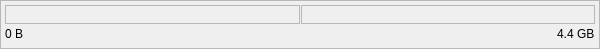
<?xml version="1.0" encoding="UTF-8"?>
<ui version="4.0">
 <class>SizeWidget</class>
 <widget class="QWidget" name="SizeWidget">
  <property name="geometry">
   <rect>
    <x>0</x>
    <y>0</y>
    <width>600</width>
    <height>49</height>
   </rect>
  </property>
  <property name="windowTitle">
   <string>Size Widget</string>
  </property>
  <layout class="QVBoxLayout">
   <property name="spacing">
    <number>-1</number>
   </property>
   <property name="margin">
    <number>0</number>
   </property>
   <item>
    <widget class="QFrame" name="mainFrame">
     <property name="sizePolicy">
      <sizepolicy hsizetype="Expanding" vsizetype="Minimum">
       <horstretch>0</horstretch>
       <verstretch>0</verstretch>
      </sizepolicy>
     </property>
     <property name="frameShape">
      <enum>QFrame::StyledPanel</enum>
     </property>
     <property name="frameShadow">
      <enum>QFrame::Raised</enum>
     </property>
     <layout class="QVBoxLayout">
      <property name="spacing">
       <number>0</number>
      </property>
      <property name="margin">
       <number>4</number>
      </property>
      <item>
       <widget class="QSplitter" name="sizeSplitter">
        <property name="enabled">
         <bool>false</bool>
        </property>
        <property name="minimumSize">
         <size>
          <width>0</width>
          <height>15</height>
         </size>
        </property>
        <property name="orientation">
         <enum>Qt::Horizontal</enum>
        </property>
        <property name="handleWidth">
         <number>1</number>
        </property>
        <widget class="QFrame" name="sizeTaken">
         <property name="sizePolicy">
          <sizepolicy hsizetype="Preferred" vsizetype="Expanding">
           <horstretch>0</horstretch>
           <verstretch>0</verstretch>
          </sizepolicy>
         </property>
         <property name="minimumSize">
          <size>
           <width>0</width>
           <height>15</height>
          </size>
         </property>
         <property name="frameShape">
          <enum>QFrame::StyledPanel</enum>
         </property>
         <property name="frameShadow">
          <enum>QFrame::Sunken</enum>
         </property>
        </widget>
        <widget class="QFrame" name="sizeLeft">
         <property name="sizePolicy">
          <sizepolicy hsizetype="Preferred" vsizetype="Expanding">
           <horstretch>0</horstretch>
           <verstretch>0</verstretch>
          </sizepolicy>
         </property>
         <property name="minimumSize">
          <size>
           <width>0</width>
           <height>15</height>
          </size>
         </property>
         <property name="frameShape">
          <enum>QFrame::StyledPanel</enum>
         </property>
         <property name="frameShadow">
          <enum>QFrame::Sunken</enum>
         </property>
        </widget>
       </widget>
      </item>
      <item>
       <layout class="QHBoxLayout">
        <property name="spacing">
         <number>6</number>
        </property>
        <property name="margin">
         <number>0</number>
        </property>
        <item>
         <widget class="QLabel" name="sizeTakenLabel">
          <property name="sizePolicy">
           <sizepolicy hsizetype="Minimum" vsizetype="Minimum">
            <horstretch>0</horstretch>
            <verstretch>0</verstretch>
           </sizepolicy>
          </property>
          <property name="text">
           <string>0 B</string>
          </property>
          <property name="wordWrap">
           <bool>false</bool>
          </property>
         </widget>
        </item>
        <item>
         <spacer>
          <property name="orientation">
           <enum>Qt::Horizontal</enum>
          </property>
          <property name="sizeType">
           <enum>QSizePolicy::Expanding</enum>
          </property>
          <property name="sizeHint" stdset="0">
           <size>
            <width>40</width>
            <height>20</height>
           </size>
          </property>
         </spacer>
        </item>
        <item>
         <widget class="QLabel" name="sizeLeftLabel">
          <property name="sizePolicy">
           <sizepolicy hsizetype="Minimum" vsizetype="Minimum">
            <horstretch>0</horstretch>
            <verstretch>0</verstretch>
           </sizepolicy>
          </property>
          <property name="text">
           <string>4.4 GB</string>
          </property>
          <property name="wordWrap">
           <bool>false</bool>
          </property>
         </widget>
        </item>
       </layout>
      </item>
     </layout>
    </widget>
   </item>
  </layout>
 </widget>
 <layoutdefault spacing="6" margin="11"/>
 <pixmapfunction>qPixmapFromMimeSource</pixmapfunction>
 <resources/>
 <connections/>
</ui>
